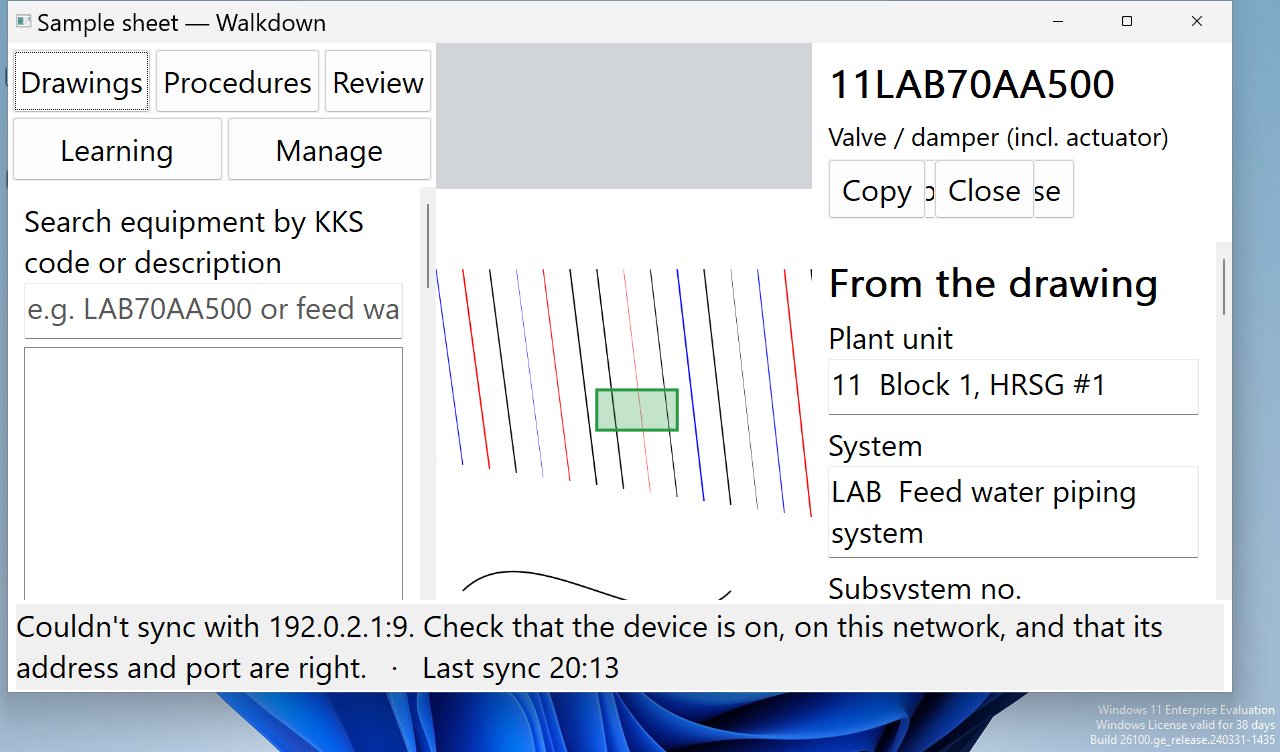
#> input picture before-fix/w11-200-drawings-29aa98bb.png, 1280 x 752 px
$ python blur_shots.py ../../before-fix/w11-200-drawings-29aa98bb.png
#> lines starting #> are read from the running program, lines starting #| are printed output that depends on the picture
"""The blur test's shots (the UI and UX policy's V1): each screenshot given, blurred so only the screen's weight
shows (what stands out first), written beside it as NAME-blur.png. Radius: 1/80 of the image's width.
  .venv/bin/python tools/ui_audit/blur_shots.py SHOT.png [SHOT.png ...]"""
import sys
from PIL import Image, ImageFilter

for path in sys.argv[1:]:
    im = Image.open(path).convert('RGB')
#> im is the input picture: PIL image 1280x752 RGB; mean R, G, B 220.7, 224.9, 231.3
    im.filter(ImageFilter.GaussianBlur(max(2, im.width // 80))).save(path[:-4] + '-blur.png')
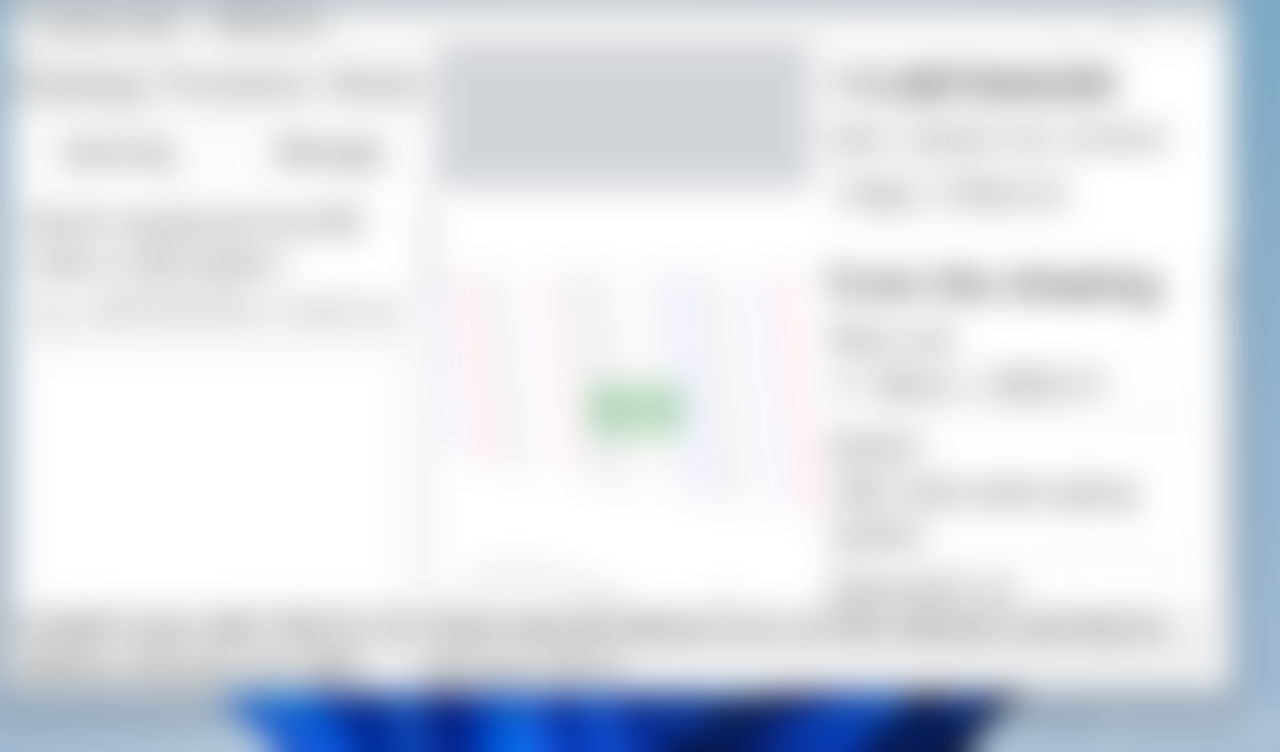
#> saved as w11-200-drawings-29aa98bb-blur.png: PIL image 1280x752 RGB; mean R, G, B 219.9, 224.3, 230.8

$ run again, on before-fix/head-225-f720a2a4.png
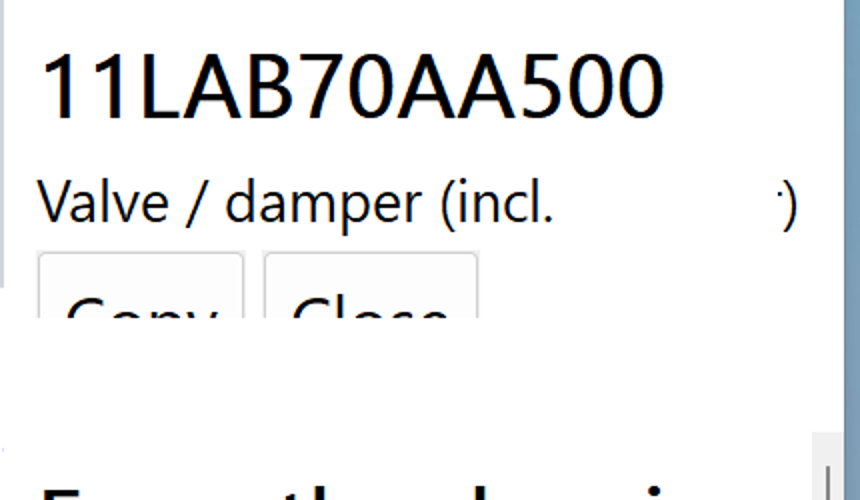
#> input picture before-fix/head-225-f720a2a4.png, 860 x 500 px
#> im is the input picture: PIL image 860x500 RGB; mean R, G, B 240, 240.6, 241.1
#> `im.filter(ImageFilter.GaussianBlur(max(2, im.width // 80))).save(path[..`:
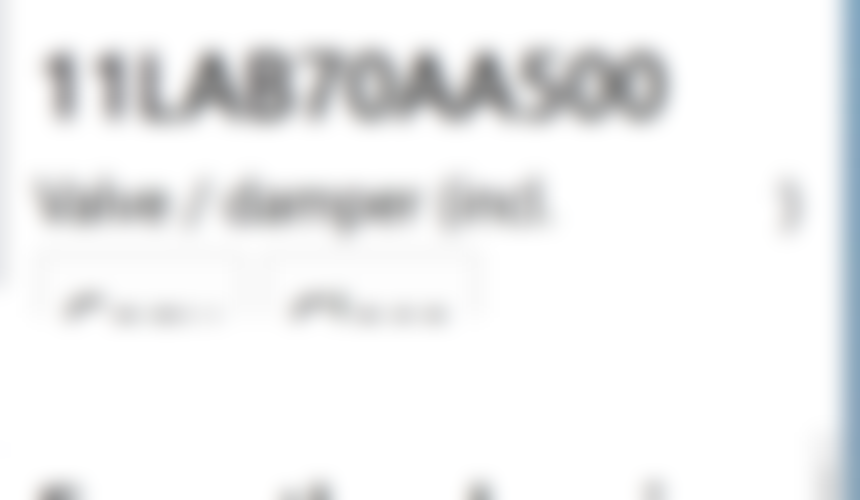
#> saved as head-225-f720a2a4-blur.png: PIL image 860x500 RGB; mean R, G, B 240, 240.6, 241.1

$ run again, on before-fix/w11-225-course-360-29aa98bb.png
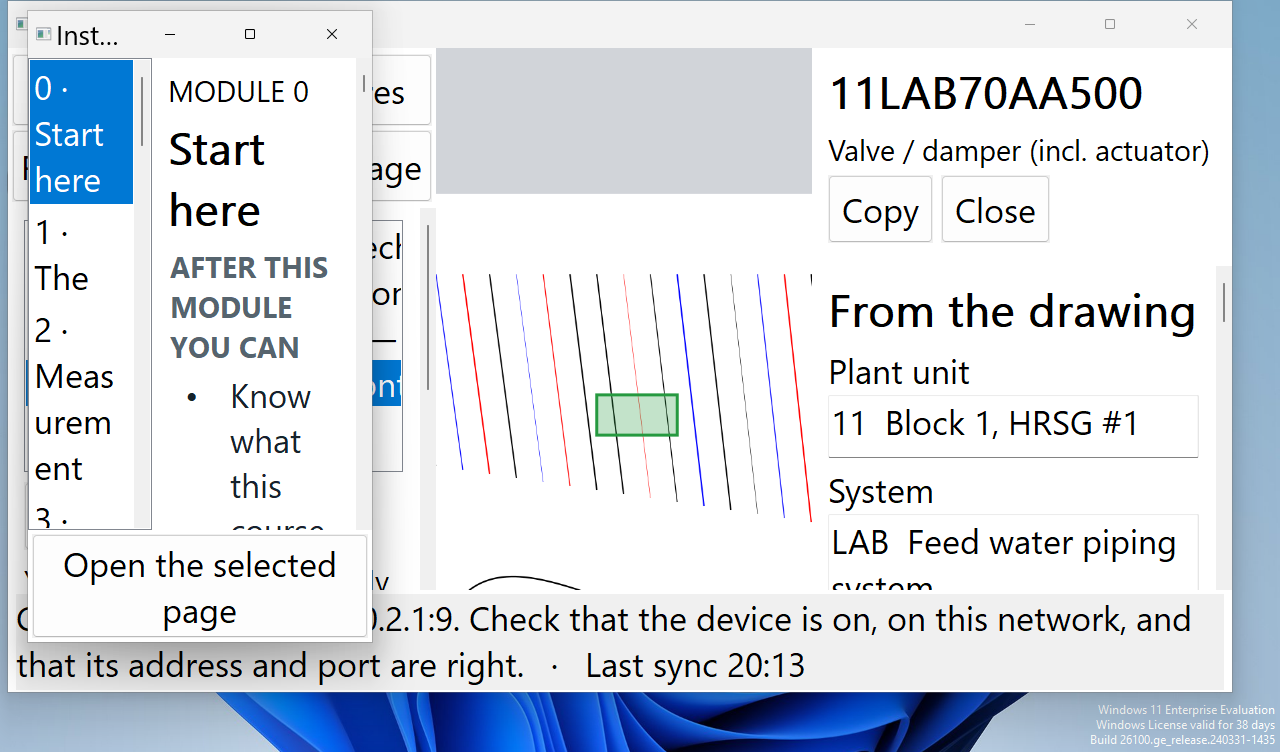
#> input picture before-fix/w11-225-course-360-29aa98bb.png, 1280 x 752 px
#> im is the input picture: PIL image 1280x752 RGB; mean R, G, B 214, 220.3, 228.5
#> `im.filter(ImageFilter.GaussianBlur(max(2, im.width // 80))).save(path[..`:
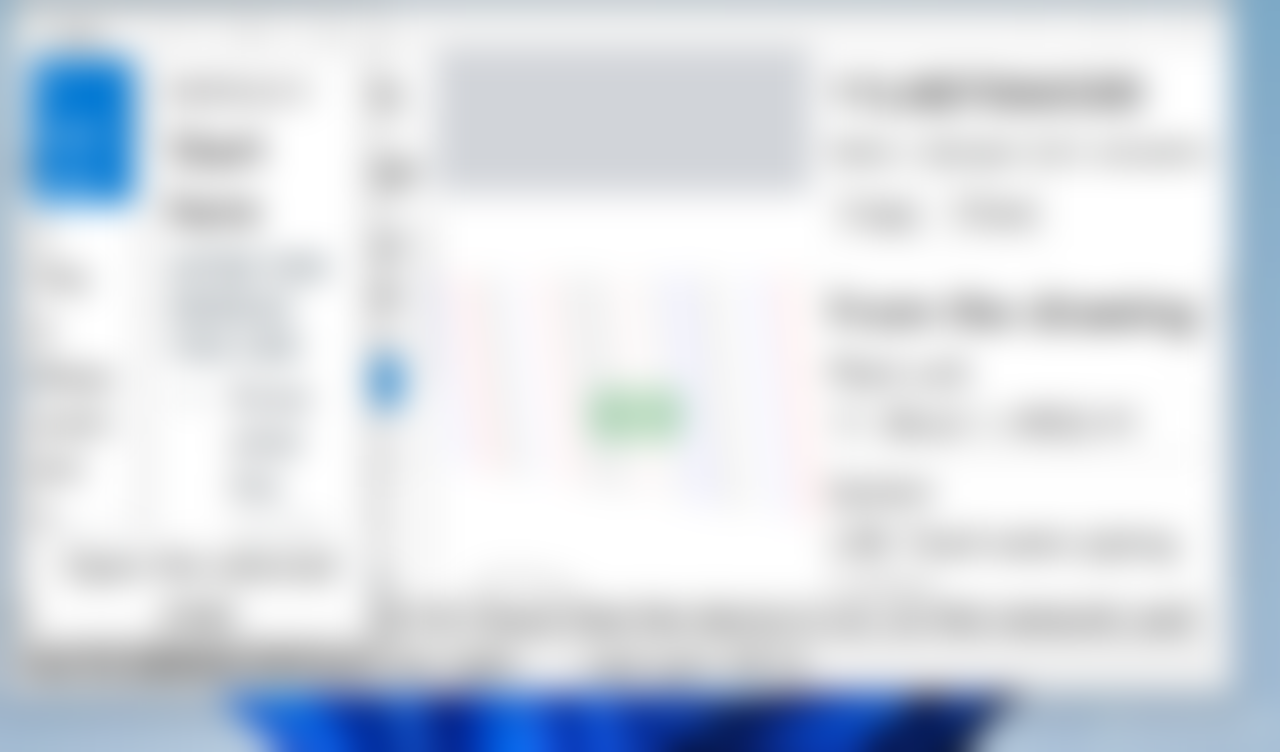
#> saved as w11-225-course-360-29aa98bb-blur.png: PIL image 1280x752 RGB; mean R, G, B 213.3, 219.7, 228.1
